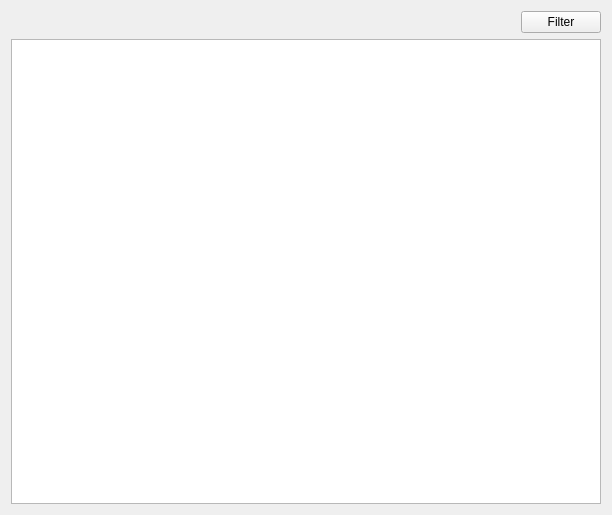
<?xml version="1.0" encoding="UTF-8"?>
<ui version="4.0">
 <class>OCC::ProtocolWidget</class>
 <widget class="QWidget" name="OCC::ProtocolWidget">
  <property name="geometry">
   <rect>
    <x>0</x>
    <y>0</y>
    <width>612</width>
    <height>515</height>
   </rect>
  </property>
  <layout class="QVBoxLayout" name="verticalLayout">
   <item>
    <layout class="QHBoxLayout" name="horizontalLayout">
     <item>
      <spacer name="horizontalSpacer">
       <property name="orientation">
        <enum>Qt::Horizontal</enum>
       </property>
       <property name="sizeHint" stdset="0">
        <size>
         <width>40</width>
         <height>20</height>
        </size>
       </property>
      </spacer>
     </item>
     <item>
      <widget class="QPushButton" name="_filterButton">
       <property name="text">
        <string>Filter</string>
       </property>
      </widget>
     </item>
    </layout>
   </item>
   <item>
    <widget class="QTableView" name="_tableView">
     <property name="contextMenuPolicy">
      <enum>Qt::CustomContextMenu</enum>
     </property>
     <property name="accessibleName">
      <string>Local activity table</string>
     </property>
     <property name="tabKeyNavigation">
      <bool>false</bool>
     </property>
     <property name="alternatingRowColors">
      <bool>true</bool>
     </property>
     <property name="selectionBehavior">
      <enum>QAbstractItemView::SelectRows</enum>
     </property>
     <property name="showGrid">
      <bool>false</bool>
     </property>
     <property name="sortingEnabled">
      <bool>true</bool>
     </property>
     <property name="wordWrap">
      <bool>false</bool>
     </property>
     <attribute name="verticalHeaderVisible">
      <bool>false</bool>
     </attribute>
    </widget>
   </item>
  </layout>
 </widget>
 <tabstops>
  <tabstop>_filterButton</tabstop>
  <tabstop>_tableView</tabstop>
 </tabstops>
 <resources/>
 <connections/>
</ui>
